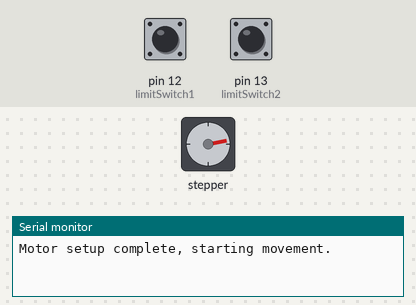
Simulated run of this sketch. Board: Arduino Uno, built with avr-gcc and run on an emulated ATmega328P. Parts: stepper motor, the last lines printed to the serial monitor. Inputs (shaded band) come from the test bench; at power-on: pin 12 (limitSwitch1) HIGH, pin 13 (limitSwitch2) HIGH. Stepper angles assume 200 steps per turn.

Above: at 1.25 s.
1.3 s: pin 12 (limitSwitch1) pulled LOW for 0.15 s
At 1.45 s:
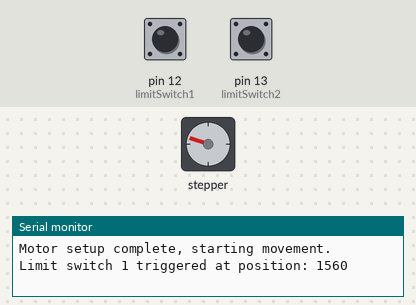
4.4 s: pin 13 (limitSwitch2) pulled LOW for 0.15 s
At 4.55 s:
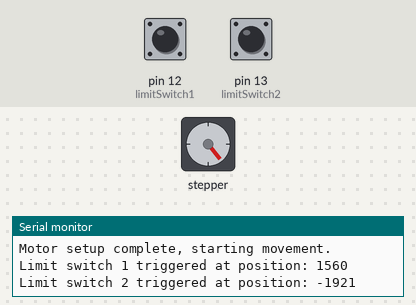
7.5 s: pin 12 (limitSwitch1) pulled LOW for 1 s
At 8.25 s:
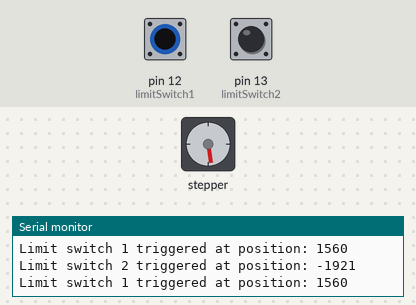
11.5 s: pin 13 (limitSwitch2) pulled LOW for 1 s
At 11.65 s:
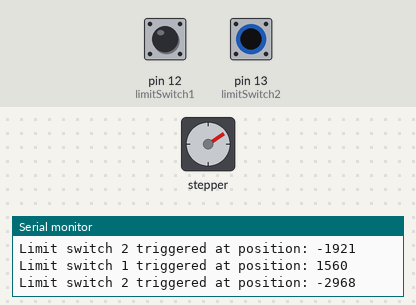
14.5 s: pin 12 (limitSwitch1) driven LOW
17.5 s: pin 13 (limitSwitch2) pulled LOW for 0.15 s
Timing chart, 0 to 20.1 s (numbered marks = the images above; inputs shaded):
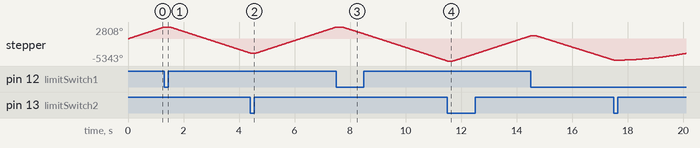

The sketch:

cart_position.ino
```cpp
#include <AccelStepper.h>

// Pin Definitions
const int dirPin = 8;         // Direction pin for the stepper motor
const int pulsePin = 9;       // Pulse pin for the stepper motor
const int limitSwitch1 = 12;  // First limit switch
const int limitSwitch2 = 13;  // Second limit switch

// Stepper Motor Setup
AccelStepper stepper(AccelStepper::DRIVER, pulsePin, dirPin);

// Speed and Acceleration Settings
const float maxSpeed = 1500;       // Set the desired max speed in steps per second
const float acceleration = 300;    // Acceleration in steps per second^2

// State variables
bool movingTowardsLimit1 = true;   // Track the direction of movement
int limitSwitch1Count = 0;         // Count hits for limit switch 1
int limitSwitch2Count = 0;         // Count hits for limit switch 2
long position1 = 0;                // Position at limit switch 1
long position2 = 0;                // Position at limit switch 2
bool midpointCalculated = false;   // Flag to indicate midpoint calculation

void setup() {
  Serial.begin(9600);

  // Set up stepper motor settings
  stepper.setMaxSpeed(maxSpeed);       // Set the maximum speed
  stepper.setAcceleration(acceleration); // Set the acceleration
  stepper.setSpeed(maxSpeed);          // Start moving towards limit switch 1

  // Configure limit switches as inputs with pull-up resistors
  pinMode(limitSwitch1, INPUT_PULLUP);
  pinMode(limitSwitch2, INPUT_PULLUP);

  Serial.println("Motor setup complete, starting movement.");
}

void loop() {
  if (midpointCalculated) {
    return; // Stop processing once the midpoint is reached
  }

  // Check if both limit switches are triggered
  if (digitalRead(limitSwitch1) == LOW && digitalRead(limitSwitch2) == LOW) {
    Serial.println("Both limit switches triggered. Stopping motor.");
    stepper.setSpeed(0);  // Stop the motor
    stepper.stop();       // Immediately stop the motor
    while (true) {
      delay(1000);  // Halt the program if both limit switches are pressed
    }
  }

  // Check limit switches based on the direction of movement
  if (digitalRead(limitSwitch1) == LOW && movingTowardsLimit1) {
    Serial.print("Limit switch 1 triggered at position: ");
    Serial.println(stepper.currentPosition()); // Print the motor position

    limitSwitch1Count++; // Increment hit count for limit switch 1

    if (limitSwitch1Count == 3) {
      position1 = stepper.currentPosition(); // Record the position at limit switch 1
      if (limitSwitch2Count == 3) {
        calculateMidpointAndMove();
        return;
      }
    }

    stepper.setSpeed(-maxSpeed);        // Reverse direction to move away from limit switch 1
    movingTowardsLimit1 = false;        // Update direction state
    delay(200);
  }
  else if (digitalRead(limitSwitch2) == LOW && !movingTowardsLimit1) {
    Serial.print("Limit switch 2 triggered at position: ");
    Serial.println(stepper.currentPosition()); // Print the motor position

    limitSwitch2Count++; // Increment hit count for limit switch 2

    if (limitSwitch2Count == 3) {
      position2 = stepper.currentPosition(); // Record the position at limit switch 2
      if (limitSwitch1Count == 3) {
        calculateMidpointAndMove();
        return;
      }
    }

    stepper.setSpeed(maxSpeed);         // Reverse direction to move away from limit switch 2
    movingTowardsLimit1 = true;         // Update direction state
    delay(200);
  }

  // Run the motor at the set speed
  stepper.runSpeed();  // Run the motor at the current speed
}

// Function to calculate the midpoint and move to it
void calculateMidpointAndMove() {
  long midpoint = (position1 + position2) / 2; // Calculate the midpoint
  Serial.print("Midpoint calculated: ");
  Serial.println(midpoint);

  // Move to the midpoint
  stepper.moveTo(midpoint);
  while (stepper.distanceToGo() != 0) {
    stepper.run(); // Continue moving until the midpoint is reached
  }

  Serial.println("Midpoint reached. System stopped.");
  stepper.stop(); // Stop the motor
  midpointCalculated = true; // Set the flag to stop further execution
  while (true) {
    delay(1000); // Halt the program
  }
}
```
